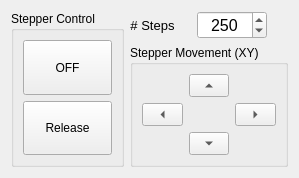
          <widget class="QWidget" name="stepper_stage">
           <attribute name="title">
            <string>Stepper Stage</string>
           </attribute>
           <layout class="QGridLayout" name="gridLayout_7">
            <item row="0" column="0">
             <layout class="QHBoxLayout" name="horizontalLayout_9">
              <item>
               <widget class="QGroupBox" name="groupBox">
                <property name="title">
                 <string>Stepper Control</string>
                </property>
                <layout class="QGridLayout" name="gridLayout_6">
                 <item row="0" column="0">
                  <layout class="QVBoxLayout" name="verticalLayout_6">
                   <item>
                    <widget class="QPushButton" name="stageOn">
                     <property name="sizePolicy">
                      <sizepolicy hsizetype="Minimum" vsizetype="Preferred">
                       <horstretch>0</horstretch>
                       <verstretch>0</verstretch>
                      </sizepolicy>
                     </property>
                     <property name="maximumSize">
                      <size>
                       <width>9999</width>
                       <height>100</height>
                      </size>
                     </property>
                     <property name="text">
                      <string>OFF</string>
                     </property>
                     <property name="checkable">
                      <bool>true</bool>
                     </property>
                    </widget>
                   </item>
                   <item>
                    <widget class="QPushButton" name="stageRelease">
                     <property name="sizePolicy">
                      <sizepolicy hsizetype="Minimum" vsizetype="Preferred">
                       <horstretch>0</horstretch>
                       <verstretch>0</verstretch>
                      </sizepolicy>
                     </property>
                     <property name="maximumSize">
                      <size>
                       <width>9999</width>
                       <height>100</height>
                      </size>
                     </property>
                     <property name="text">
                      <string>Release</string>
                     </property>
                     <property name="checkable">
                      <bool>false</bool>
                     </property>
                    </widget>
                   </item>
                  </layout>
                 </item>
                </layout>
               </widget>
              </item>
              <item>
               <layout class="QVBoxLayout" name="verticalLayout_7" stretch="0,1">
                <item>
                 <layout class="QHBoxLayout" name="horizontalLayout_8" stretch="0,8,10,10">
                  <item>
                   <widget class="QLabel" name="label_5">
                    <property name="font">
                     <font>
                      <pointsize>10</pointsize>
                     </font>
                    </property>
                    <property name="text">
                     <string># Steps</string>
                    </property>
                    <property name="alignment">
                     <set>Qt::AlignCenter</set>
                    </property>
                   </widget>
                  </item>
                  <item>
                   <spacer name="horizontalSpacer_8">
                    <property name="orientation">
                     <enum>Qt::Horizontal</enum>
                    </property>
                    <property name="sizeHint" stdset="0">
                     <size>
                      <width>10</width>
                      <height>20</height>
                     </size>
                    </property>
                   </spacer>
                  </item>
                  <item>
                   <widget class="QSpinBox" name="stageSteps">
                    <property name="sizePolicy">
                     <sizepolicy hsizetype="Expanding" vsizetype="Expanding">
                      <horstretch>0</horstretch>
                      <verstretch>0</verstretch>
                     </sizepolicy>
                    </property>
                    <property name="minimumSize">
                     <size>
                      <width>70</width>
                      <height>20</height>
                     </size>
                    </property>
                    <property name="maximumSize">
                     <size>
                      <width>200</width>
                      <height>200</height>
                     </size>
                    </property>
                    <property name="font">
                     <font>
                      <pointsize>12</pointsize>
                     </font>
                    </property>
                    <property name="alignment">
                     <set>Qt::AlignCenter</set>
                    </property>
                    <property name="maximum">
                     <number>500</number>
                    </property>
                    <property name="value">
                     <number>250</number>
                    </property>
                   </widget>
                  </item>
                  <item>
                   <spacer name="horizontalSpacer_7">
                    <property name="orientation">
                     <enum>Qt::Horizontal</enum>
                    </property>
                    <property name="sizeHint" stdset="0">
                     <size>
                      <width>20</width>
                      <height>20</height>
                     </size>
                    </property>
                   </spacer>
                  </item>
                 </layout>
                </item>
                <item>
                 <widget class="QGroupBox" name="groupBox_2">
                  <property name="title">
                   <string>Stepper Movement (XY)</string>
                  </property>
                  <layout class="QGridLayout" name="gridLayout_4">
                   <item row="0" column="0">
                    <layout class="QGridLayout" name="gridLayout_2">
                     <item row="0" column="1">
                      <widget class="QToolButton" name="stageUp">
                       <property name="sizePolicy">
                        <sizepolicy hsizetype="Expanding" vsizetype="Expanding">
                         <horstretch>0</horstretch>
                         <verstretch>0</verstretch>
                        </sizepolicy>
                       </property>
                       <property name="minimumSize">
                        <size>
                         <width>0</width>
                         <height>0</height>
                        </size>
                       </property>
                       <property name="maximumSize">
                        <size>
                         <width>100</width>
                         <height>100</height>
                        </size>
                       </property>
                       <property name="text">
                        <string>...</string>
                       </property>
                       <property name="shortcut">
                        <string>Shift+Up</string>
                       </property>
                       <property name="popupMode">
                        <enum>QToolButton::DelayedPopup</enum>
                       </property>
                       <property name="autoRaise">
                        <bool>false</bool>
                       </property>
                       <property name="arrowType">
                        <enum>Qt::UpArrow</enum>
                       </property>
                      </widget>
                     </item>
                     <item row="1" column="0">
                      <widget class="QToolButton" name="stageLeft">
                       <property name="sizePolicy">
                        <sizepolicy hsizetype="MinimumExpanding" vsizetype="MinimumExpanding">
                         <horstretch>0</horstretch>
                         <verstretch>0</verstretch>
                        </sizepolicy>
                       </property>
                       <property name="minimumSize">
                        <size>
                         <width>0</width>
                         <height>0</height>
                        </size>
                       </property>
                       <property name="maximumSize">
                        <size>
                         <width>100</width>
                         <height>100</height>
                        </size>
                       </property>
                       <property name="text">
                        <string>...</string>
                       </property>
                       <property name="shortcut">
                        <string/>
                       </property>
                       <property name="popupMode">
                        <enum>QToolButton::DelayedPopup</enum>
                       </property>
                       <property name="autoRaise">
                        <bool>false</bool>
                       </property>
                       <property name="arrowType">
                        <enum>Qt::LeftArrow</enum>
                       </property>
                      </widget>
                     </item>
                     <item row="1" column="2">
                      <widget class="QToolButton" name="stageRight">
                       <property name="sizePolicy">
                        <sizepolicy hsizetype="MinimumExpanding" vsizetype="MinimumExpanding">
                         <horstretch>0</horstretch>
                         <verstretch>0</verstretch>
                        </sizepolicy>
                       </property>
                       <property name="minimumSize">
                        <size>
                         <width>0</width>
                         <height>0</height>
                        </size>
                       </property>
                       <property name="maximumSize">
                        <size>
                         <width>100</width>
                         <height>100</height>
                        </size>
                       </property>
                       <property name="text">
                        <string>...</string>
                       </property>
                       <property name="shortcut">
                        <string>Shift+Right</string>
                       </property>
                       <property name="popupMode">
                        <enum>QToolButton::DelayedPopup</enum>
                       </property>
                       <property name="autoRaise">
                        <bool>false</bool>
                       </property>
                       <property name="arrowType">
                        <enum>Qt::RightArrow</enum>
                       </property>
                      </widget>
                     </item>
                     <item row="2" column="1">
                      <widget class="QToolButton" name="stageDown">
                       <property name="sizePolicy">
                        <sizepolicy hsizetype="MinimumExpanding" vsizetype="MinimumExpanding">
                         <horstretch>0</horstretch>
                         <verstretch>0</verstretch>
                        </sizepolicy>
                       </property>
                       <property name="minimumSize">
                        <size>
                         <width>0</width>
                         <height>0</height>
                        </size>
                       </property>
                       <property name="maximumSize">
                        <size>
                         <width>100</width>
                         <height>100</height>
                        </size>
                       </property>
                       <property name="text">
                        <string>...</string>
                       </property>
                       <property name="shortcut">
                        <string>Shift+Down</string>
                       </property>
                       <property name="popupMode">
                        <enum>QToolButton::DelayedPopup</enum>
                       </property>
                       <property name="autoRaise">
                        <bool>false</bool>
                       </property>
                       <property name="arrowType">
                        <enum>Qt::DownArrow</enum>
                       </property>
                      </widget>
                     </item>
                    </layout>
                   </item>
                  </layout>
                 </widget>
                </item>
               </layout>
              </item>
             </layout>
            </item>
           </layout>
          </widget>
